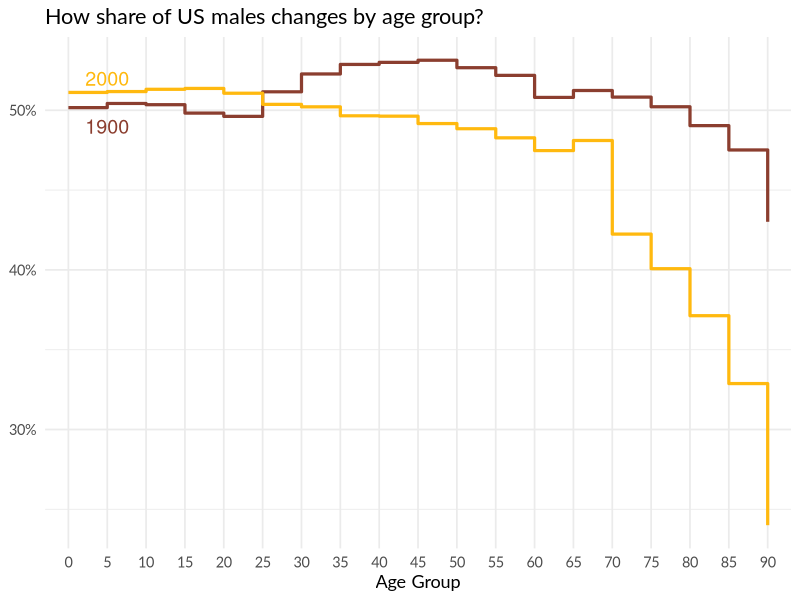

The R script that drew this image:


library(readr)
library(dplyr)
library(ggplot2)

us_pop <- read_csv("../../data/census2000.csv")

us_pop <- us_pop %>%
    group_by(Year, Age) %>%
    mutate(TotalBySex = sum(People),
           PerctBySex = People / TotalBySex) %>%
    ungroup()

us_pop <- us_pop %>%
    group_by(Sex, Year) %>%
    mutate(TotalByAge = sum(People),
           PerctByAge = People / TotalByAge) %>%
    ungroup()

us_pop %>%
    filter(Sex == 1) %>%
    mutate(Year = factor(Year)) %>%
    ggplot(aes(factor(Age), PerctBySex, color = Year, group = Year)) +
    geom_step(size = 1.1) +
    labs(title = "How share of US males changes by age group?",
         x = "Age Group",
         y = NULL) +
    scale_color_manual(values = c("coral4", "darkgoldenrod1")) +
    scale_x_discrete(breaks = seq(0, 90, 5)) +
    annotate("text", factor(5), 0.52, label = "2000", color = "darkgoldenrod1", size = 5) +
    annotate("text", factor(5), 0.49, label = "1900", color = "coral4", size = 5) +
    scale_y_continuous(labels = scales::percent) +
    theme_minimal(base_family = "Lato",
                  base_size = 13) +
    theme(legend.position = "none")
